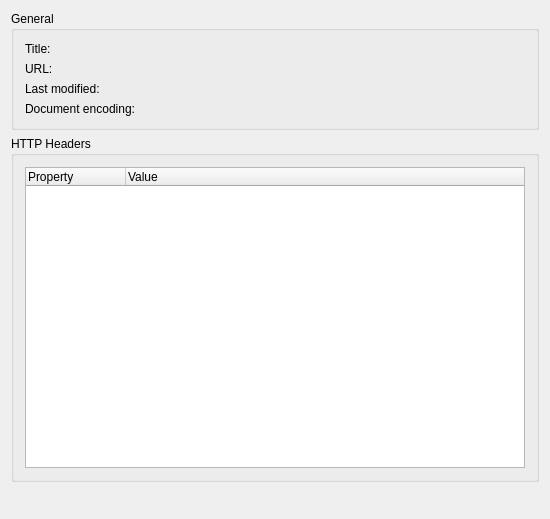
<ui version="4.0" >
 <author>George Staikos &lt;staikos@kde.org></author>
 <comment>A dialog to display the HTTP headers for a given page.</comment>
 <class>KHTMLInfoDlg</class>
 <widget class="QDialog" name="KHTMLInfoDlg" >
  <property name="geometry" >
   <rect>
    <x>0</x>
    <y>0</y>
    <width>550</width>
    <height>519</height>
   </rect>
  </property>
  <property name="sizePolicy" >
   <sizepolicy vsizetype="Preferred" hsizetype="Expanding" >
    <horstretch>0</horstretch>
    <verstretch>0</verstretch>
   </sizepolicy>
  </property>
  <property name="windowTitle" >
   <string>Document Information</string>
  </property>
  <layout class="QGridLayout" >
   <property name="leftMargin" >
    <number>11</number>
   </property>
   <property name="topMargin" >
    <number>11</number>
   </property>
   <property name="rightMargin" >
    <number>11</number>
   </property>
   <property name="bottomMargin" >
    <number>11</number>
   </property>
   <property name="horizontalSpacing" >
    <number>6</number>
   </property>
   <property name="verticalSpacing" >
    <number>6</number>
   </property>
   <item row="0" column="0" colspan="2" >
    <widget class="QGroupBox" name="groupBox2" >
     <property name="title" >
      <string>General</string>
     </property>
     <layout class="QHBoxLayout" >
      <property name="spacing" >
       <number>6</number>
      </property>
      <property name="leftMargin" >
       <number>11</number>
      </property>
      <property name="topMargin" >
       <number>11</number>
      </property>
      <property name="rightMargin" >
       <number>11</number>
      </property>
      <property name="bottomMargin" >
       <number>11</number>
      </property>
      <item>
       <layout class="QGridLayout" >
        <property name="leftMargin" >
         <number>0</number>
        </property>
        <property name="topMargin" >
         <number>0</number>
        </property>
        <property name="rightMargin" >
         <number>0</number>
        </property>
        <property name="bottomMargin" >
         <number>0</number>
        </property>
        <property name="horizontalSpacing" >
         <number>6</number>
        </property>
        <property name="verticalSpacing" >
         <number>6</number>
        </property>
        <item row="1" column="0" >
         <widget class="QLabel" name="urlLabel" >
          <property name="sizePolicy" >
           <sizepolicy vsizetype="Fixed" hsizetype="Fixed" >
            <horstretch>0</horstretch>
            <verstretch>0</verstretch>
           </sizepolicy>
          </property>
          <property name="text" >
           <string>URL:</string>
          </property>
          <property name="buddy" >
           <cstring>_url</cstring>
          </property>
         </widget>
        </item>
        <item row="0" column="1" >
         <widget class="QLabel" name="_title" >
          <property name="sizePolicy" >
           <sizepolicy vsizetype="Preferred" hsizetype="Expanding" >
            <horstretch>1</horstretch>
            <verstretch>0</verstretch>
           </sizepolicy>
          </property>
         </widget>
        </item>
        <item row="1" column="1" >
         <widget class="QLabel" name="_url" >
          <property name="sizePolicy" >
           <sizepolicy vsizetype="Preferred" hsizetype="Expanding" >
            <horstretch>1</horstretch>
            <verstretch>0</verstretch>
           </sizepolicy>
          </property>
         </widget>
        </item>
        <item row="2" column="1" >
         <widget class="QLabel" name="_lastModified" >
          <property name="sizePolicy" >
           <sizepolicy vsizetype="Preferred" hsizetype="Expanding" >
            <horstretch>1</horstretch>
            <verstretch>0</verstretch>
           </sizepolicy>
          </property>
         </widget>
        </item>
        <item row="0" column="0" >
         <widget class="QLabel" name="titleLabel" >
          <property name="sizePolicy" >
           <sizepolicy vsizetype="Fixed" hsizetype="Fixed" >
            <horstretch>0</horstretch>
            <verstretch>0</verstretch>
           </sizepolicy>
          </property>
          <property name="text" >
           <string>Title:</string>
          </property>
          <property name="buddy" >
           <cstring>_title</cstring>
          </property>
         </widget>
        </item>
        <item row="2" column="0" >
         <widget class="QLabel" name="_lmLabel" >
          <property name="sizePolicy" >
           <sizepolicy vsizetype="Fixed" hsizetype="Fixed" >
            <horstretch>0</horstretch>
            <verstretch>0</verstretch>
           </sizepolicy>
          </property>
          <property name="text" >
           <string>Last modified:</string>
          </property>
          <property name="buddy" >
           <cstring>_lastModified</cstring>
          </property>
         </widget>
        </item>
        <item row="3" column="0" >
         <widget class="QLabel" name="_eLabel" >
          <property name="sizePolicy" >
           <sizepolicy vsizetype="Fixed" hsizetype="Fixed" >
            <horstretch>0</horstretch>
            <verstretch>0</verstretch>
           </sizepolicy>
          </property>
          <property name="text" >
           <string>Document encoding:</string>
          </property>
          <property name="buddy" >
           <cstring>_encoding</cstring>
          </property>
         </widget>
        </item>
        <item row="3" column="1" >
         <widget class="QLabel" name="_encoding" >
          <property name="sizePolicy" >
           <sizepolicy vsizetype="Preferred" hsizetype="Expanding" >
            <horstretch>1</horstretch>
            <verstretch>0</verstretch>
           </sizepolicy>
          </property>
         </widget>
        </item>
       </layout>
      </item>
     </layout>
    </widget>
   </item>
   <item row="1" column="0" colspan="2" >
    <widget class="QGroupBox" name="groupBox1" >
     <property name="title" >
      <string>HTTP Headers</string>
     </property>
     <layout class="QVBoxLayout" >
      <property name="spacing" >
       <number>6</number>
      </property>
      <property name="leftMargin" >
       <number>11</number>
      </property>
      <property name="topMargin" >
       <number>11</number>
      </property>
      <property name="rightMargin" >
       <number>11</number>
      </property>
      <property name="bottomMargin" >
       <number>11</number>
      </property>
      <item>
       <widget class="QTreeWidget" name="_headers" >
        <property name="sizePolicy" >
         <sizepolicy vsizetype="Expanding" hsizetype="Expanding" >
          <horstretch>1</horstretch>
          <verstretch>1</verstretch>
         </sizepolicy>
        </property>
        <property name="selectionMode" >
         <enum>QAbstractItemView::NoSelection</enum>
        </property>
        <property name="rootIsDecorated" >
         <bool>false</bool>
        </property>
        <property name="allColumnsShowFocus" >
         <bool>true</bool>
        </property>
        <column>
         <property name="text" >
          <string>Property</string>
         </property>
        </column>
        <column>
         <property name="text" >
          <string>Value</string>
         </property>
        </column>
       </widget>
      </item>
     </layout>
    </widget>
   </item>
   <item row="2" column="1" >
    <widget class="KPushButton" native="1" name="_close" >
     <property name="sizePolicy" >
      <sizepolicy vsizetype="Preferred" hsizetype="Fixed" >
       <horstretch>0</horstretch>
       <verstretch>0</verstretch>
      </sizepolicy>
     </property>
    </widget>
   </item>
   <item row="2" column="0" >
    <spacer>
     <property name="orientation" >
      <enum>Qt::Horizontal</enum>
     </property>
     <property name="sizeType" >
      <enum>QSizePolicy::Expanding</enum>
     </property>
     <property name="sizeHint" >
      <size>
       <width>20</width>
       <height>20</height>
      </size>
     </property>
    </spacer>
   </item>
  </layout>
 </widget>
 <layoutdefault spacing="6" margin="11" />
 <layoutfunction spacing="KDialog::spacingHint" margin="KDialog::marginHint" />
 <pixmapfunction>qPixmapFromMimeSource</pixmapfunction>
 <customwidgets>
  <customwidget>
   <class>KPushButton</class>
   <extends>QWidget</extends>
   <header>kpushbutton.h</header>
   <container>1</container>
  </customwidget>
 </customwidgets>
 <tabstops>
  <tabstop>_close</tabstop>
  <tabstop>_url</tabstop>
  <tabstop>_headers</tabstop>
 </tabstops>
 <includes>
  <include location="global" >kpushbutton.h</include>
 </includes>
 <resources/>
 <connections/>
</ui>
